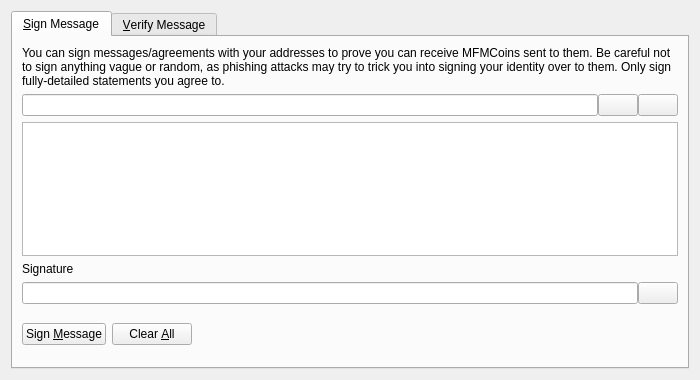
<?xml version="1.0" encoding="UTF-8"?>
<ui version="4.0">
 <class>SignVerifyMessageDialog</class>
 <widget class="QDialog" name="SignVerifyMessageDialog">
  <property name="geometry">
   <rect>
    <x>0</x>
    <y>0</y>
    <width>700</width>
    <height>380</height>
   </rect>
  </property>
  <property name="windowTitle">
   <string>Signatures - Sign / Verify a Message</string>
  </property>
  <property name="modal">
   <bool>true</bool>
  </property>
  <layout class="QVBoxLayout" name="verticalLayout">
   <item>
    <widget class="QTabWidget" name="tabWidget">
     <property name="currentIndex">
      <number>0</number>
     </property>
     <widget class="QWidget" name="tabSignMessage">
      <attribute name="title">
       <string>&amp;Sign Message</string>
      </attribute>
      <layout class="QVBoxLayout" name="verticalLayout_SM">
       <item>
        <widget class="QLabel" name="infoLabel_SM">
         <property name="text">
          <string>You can sign messages/agreements with your addresses to prove you can receive MFMCoins sent to them. Be careful not to sign anything vague or random, as phishing attacks may try to trick you into signing your identity over to them. Only sign fully-detailed statements you agree to.</string>
         </property>
         <property name="textFormat">
          <enum>Qt::PlainText</enum>
         </property>
         <property name="wordWrap">
          <bool>true</bool>
         </property>
        </widget>
       </item>
       <item>
        <layout class="QHBoxLayout" name="horizontalLayout_1_SM">
         <property name="spacing">
          <number>0</number>
         </property>
         <item>
          <widget class="QValidatedLineEdit" name="addressIn_SM">
           <property name="toolTip">
            <string>The MFMCoin address to sign the message with</string>
           </property>
          </widget>
         </item>
         <item>
          <widget class="QPushButton" name="addressBookButton_SM">
           <property name="toolTip">
            <string>Choose previously used address</string>
           </property>
           <property name="text">
            <string/>
           </property>
           <property name="icon">
            <iconset resource="../bitcoin.qrc">
             <normaloff>:/icons/address-book</normaloff>:/icons/address-book</iconset>
           </property>
           <property name="shortcut">
            <string>Alt+A</string>
           </property>
           <property name="autoDefault">
            <bool>false</bool>
           </property>
          </widget>
         </item>
         <item>
          <widget class="QPushButton" name="pasteButton_SM">
           <property name="toolTip">
            <string>Paste address from clipboard</string>
           </property>
           <property name="text">
            <string/>
           </property>
           <property name="icon">
            <iconset resource="../bitcoin.qrc">
             <normaloff>:/icons/editpaste</normaloff>:/icons/editpaste</iconset>
           </property>
           <property name="shortcut">
            <string>Alt+P</string>
           </property>
           <property name="autoDefault">
            <bool>false</bool>
           </property>
          </widget>
         </item>
        </layout>
       </item>
       <item>
        <widget class="QPlainTextEdit" name="messageIn_SM">
         <property name="toolTip">
          <string>Enter the message you want to sign here</string>
         </property>
        </widget>
       </item>
       <item>
        <widget class="QLabel" name="signatureLabel_SM">
         <property name="text">
          <string>Signature</string>
         </property>
         <property name="textFormat">
          <enum>Qt::PlainText</enum>
         </property>
        </widget>
       </item>
       <item>
        <layout class="QHBoxLayout" name="horizontalLayout_2_SM">
         <property name="spacing">
          <number>0</number>
         </property>
         <item>
          <widget class="QLineEdit" name="signatureOut_SM">
           <property name="font">
            <font>
             <italic>true</italic>
            </font>
           </property>
           <property name="readOnly">
            <bool>true</bool>
           </property>
          </widget>
         </item>
         <item>
          <widget class="QPushButton" name="copySignatureButton_SM">
           <property name="toolTip">
            <string>Copy the current signature to the system clipboard</string>
           </property>
           <property name="text">
            <string/>
           </property>
           <property name="icon">
            <iconset resource="../bitcoin.qrc">
             <normaloff>:/icons/editcopy</normaloff>:/icons/editcopy</iconset>
           </property>
           <property name="autoDefault">
            <bool>false</bool>
           </property>
          </widget>
         </item>
        </layout>
       </item>
       <item>
        <layout class="QHBoxLayout" name="horizontalLayout_3_SM">
         <item>
          <widget class="QPushButton" name="signMessageButton_SM">
           <property name="toolTip">
            <string>Sign the message to prove you own this MFMCoin address</string>
           </property>
           <property name="text">
            <string>Sign &amp;Message</string>
           </property>
           <property name="icon">
            <iconset resource="../bitcoin.qrc">
             <normaloff>:/icons/edit</normaloff>:/icons/edit</iconset>
           </property>
           <property name="autoDefault">
            <bool>false</bool>
           </property>
          </widget>
         </item>
         <item>
          <widget class="QPushButton" name="clearButton_SM">
           <property name="toolTip">
            <string>Reset all sign message fields</string>
           </property>
           <property name="text">
            <string>Clear &amp;All</string>
           </property>
           <property name="icon">
            <iconset resource="../bitcoin.qrc">
             <normaloff>:/icons/remove</normaloff>:/icons/remove</iconset>
           </property>
           <property name="autoDefault">
            <bool>false</bool>
           </property>
          </widget>
         </item>
         <item>
          <spacer name="horizontalSpacer_1_SM">
           <property name="orientation">
            <enum>Qt::Horizontal</enum>
           </property>
           <property name="sizeHint" stdset="0">
            <size>
             <width>40</width>
             <height>48</height>
            </size>
           </property>
          </spacer>
         </item>
         <item>
          <widget class="QLabel" name="statusLabel_SM">
           <property name="font">
            <font>
             <weight>75</weight>
             <bold>true</bold>
            </font>
           </property>
           <property name="text">
            <string/>
           </property>
           <property name="wordWrap">
            <bool>true</bool>
           </property>
          </widget>
         </item>
         <item>
          <spacer name="horizontalSpacer_2_SM">
           <property name="orientation">
            <enum>Qt::Horizontal</enum>
           </property>
           <property name="sizeHint" stdset="0">
            <size>
             <width>40</width>
             <height>48</height>
            </size>
           </property>
          </spacer>
         </item>
        </layout>
       </item>
      </layout>
     </widget>
     <widget class="QWidget" name="tabVerifyMessage">
      <attribute name="title">
       <string>&amp;Verify Message</string>
      </attribute>
      <layout class="QVBoxLayout" name="verticalLayout_VM">
       <item>
        <widget class="QLabel" name="infoLabel_VM">
         <property name="text">
          <string>Enter the receiver's address, message (ensure you copy line breaks, spaces, tabs, etc. exactly) and signature below to verify the message. Be careful not to read more into the signature than what is in the signed message itself, to avoid being tricked by a man-in-the-middle attack. Note that this only proves the signing party receives with the address, it cannot prove sendership of any transaction!</string>
         </property>
         <property name="textFormat">
          <enum>Qt::PlainText</enum>
         </property>
         <property name="alignment">
          <set>Qt::AlignLeading|Qt::AlignLeft|Qt::AlignTop</set>
         </property>
         <property name="wordWrap">
          <bool>true</bool>
         </property>
        </widget>
       </item>
       <item>
        <layout class="QHBoxLayout" name="horizontalLayout_1_VM">
         <property name="spacing">
          <number>0</number>
         </property>
         <item>
          <widget class="QValidatedLineEdit" name="addressIn_VM">
           <property name="toolTip">
            <string>The MFMCoin address the message was signed with</string>
           </property>
          </widget>
         </item>
         <item>
          <widget class="QPushButton" name="addressBookButton_VM">
           <property name="toolTip">
            <string>Choose previously used address</string>
           </property>
           <property name="text">
            <string/>
           </property>
           <property name="icon">
            <iconset resource="../bitcoin.qrc">
             <normaloff>:/icons/address-book</normaloff>:/icons/address-book</iconset>
           </property>
           <property name="shortcut">
            <string>Alt+A</string>
           </property>
           <property name="autoDefault">
            <bool>false</bool>
           </property>
          </widget>
         </item>
        </layout>
       </item>
       <item>
        <widget class="QPlainTextEdit" name="messageIn_VM"/>
       </item>
       <item>
        <widget class="QValidatedLineEdit" name="signatureIn_VM"/>
       </item>
       <item>
        <layout class="QHBoxLayout" name="horizontalLayout_2_VM">
         <item>
          <widget class="QPushButton" name="verifyMessageButton_VM">
           <property name="toolTip">
            <string>Verify the message to ensure it was signed with the specified MFMCoin address</string>
           </property>
           <property name="text">
            <string>Verify &amp;Message</string>
           </property>
           <property name="icon">
            <iconset resource="../bitcoin.qrc">
             <normaloff>:/icons/transaction_0</normaloff>:/icons/transaction_0</iconset>
           </property>
           <property name="autoDefault">
            <bool>false</bool>
           </property>
          </widget>
         </item>
         <item>
          <widget class="QPushButton" name="clearButton_VM">
           <property name="toolTip">
            <string>Reset all verify message fields</string>
           </property>
           <property name="text">
            <string>Clear &amp;All</string>
           </property>
           <property name="icon">
            <iconset resource="../bitcoin.qrc">
             <normaloff>:/icons/remove</normaloff>:/icons/remove</iconset>
           </property>
           <property name="autoDefault">
            <bool>false</bool>
           </property>
          </widget>
         </item>
         <item>
          <spacer name="horizontalSpacer_1_VM">
           <property name="orientation">
            <enum>Qt::Horizontal</enum>
           </property>
           <property name="sizeHint" stdset="0">
            <size>
             <width>40</width>
             <height>48</height>
            </size>
           </property>
          </spacer>
         </item>
         <item>
          <widget class="QLabel" name="statusLabel_VM">
           <property name="font">
            <font>
             <weight>75</weight>
             <bold>true</bold>
            </font>
           </property>
           <property name="text">
            <string/>
           </property>
           <property name="wordWrap">
            <bool>true</bool>
           </property>
          </widget>
         </item>
         <item>
          <spacer name="horizontalSpacer_2_VM">
           <property name="orientation">
            <enum>Qt::Horizontal</enum>
           </property>
           <property name="sizeHint" stdset="0">
            <size>
             <width>40</width>
             <height>48</height>
            </size>
           </property>
          </spacer>
         </item>
        </layout>
       </item>
      </layout>
     </widget>
    </widget>
   </item>
  </layout>
 </widget>
 <customwidgets>
  <customwidget>
   <class>QValidatedLineEdit</class>
   <extends>QLineEdit</extends>
   <header>qt/qvalidatedlineedit.h</header>
  </customwidget>
 </customwidgets>
 <resources>
  <include location="../bitcoin.qrc"/>
 </resources>
 <connections/>
</ui>
